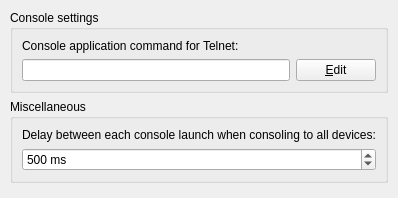
     <widget class="QWidget" name="uiConsoleTab">
      <attribute name="title">
       <string>Console applications</string>
      </attribute>
      <layout class="QVBoxLayout" name="verticalLayout_3">
       <property name="margin">
        <number>10</number>
       </property>
       <item>
        <widget class="QGroupBox" name="uiTelnetConsoleSettingsGroupBox">
         <property name="title">
          <string>Console settings</string>
         </property>
         <layout class="QVBoxLayout" name="verticalLayout_9">
          <item>
           <widget class="QLabel" name="uiTelnetConsoleCommandLabel">
            <property name="text">
             <string>Console application command for Telnet:</string>
            </property>
           </widget>
          </item>
          <item>
           <layout class="QHBoxLayout" name="horizontalLayout_9">
            <item>
             <widget class="QLineEdit" name="uiTelnetConsoleCommandLineEdit">
              <property name="sizePolicy">
               <sizepolicy hsizetype="MinimumExpanding" vsizetype="Fixed">
                <horstretch>0</horstretch>
                <verstretch>0</verstretch>
               </sizepolicy>
              </property>
              <property name="toolTip">
               <string>&lt;html&gt;&lt;head/&gt;&lt;body&gt;&lt;p&gt;Command line replacements:&lt;/p&gt;
&lt;ul&gt;
&lt;li&gt;%h = console IP or hostname&lt;/li&gt;
&lt;li&gt;%p = console port&lt;/li&gt;
&lt;li&gt;%P = VNC display&lt;/li&gt;
&lt;li&gt;%s = path of the serial connection&lt;/li&gt;
&lt;li&gt;%d = title of the console&lt;/li&gt;
&lt;li&gt;%i = project UUID&lt;/li&gt;
&lt;li&gt;%c = server URL&lt;/li&gt;
&lt;/ul&gt;
&lt;/body&gt;&lt;/html&gt;</string>
              </property>
              <property name="readOnly">
               <bool>true</bool>
              </property>
             </widget>
            </item>
            <item>
             <widget class="QPushButton" name="uiTelnetConsolePreconfiguredCommandPushButton">
              <property name="sizePolicy">
               <sizepolicy hsizetype="Maximum" vsizetype="Fixed">
                <horstretch>0</horstretch>
                <verstretch>0</verstretch>
               </sizepolicy>
              </property>
              <property name="text">
               <string>&amp;Edit</string>
              </property>
             </widget>
            </item>
           </layout>
          </item>
         </layout>
        </widget>
       </item>
       <item>
        <widget class="QGroupBox" name="uiConsoleMiscGroupBox">
         <property name="title">
          <string>Miscellaneous</string>
         </property>
         <layout class="QGridLayout" name="gridLayout_7">
          <item row="1" column="0">
           <widget class="QSpinBox" name="uiDelayConsoleAllSpinBox">
            <property name="suffix">
             <string> ms</string>
            </property>
            <property name="maximum">
             <number>10000</number>
            </property>
            <property name="value">
             <number>500</number>
            </property>
           </widget>
          </item>
          <item row="0" column="0">
           <widget class="QLabel" name="uiSlowConsoleAllLabel">
            <property name="text">
             <string>Delay between each console launch when consoling to all devices:</string>
            </property>
           </widget>
          </item>
         </layout>
        </widget>
       </item>
       <item>
        <spacer name="verticalSpacer_4">
         <property name="orientation">
          <enum>Qt::Vertical</enum>
         </property>
         <property name="sizeHint" stdset="0">
          <size>
           <width>20</width>
           <height>5</height>
          </size>
         </property>
        </spacer>
       </item>
      </layout>
     </widget>
